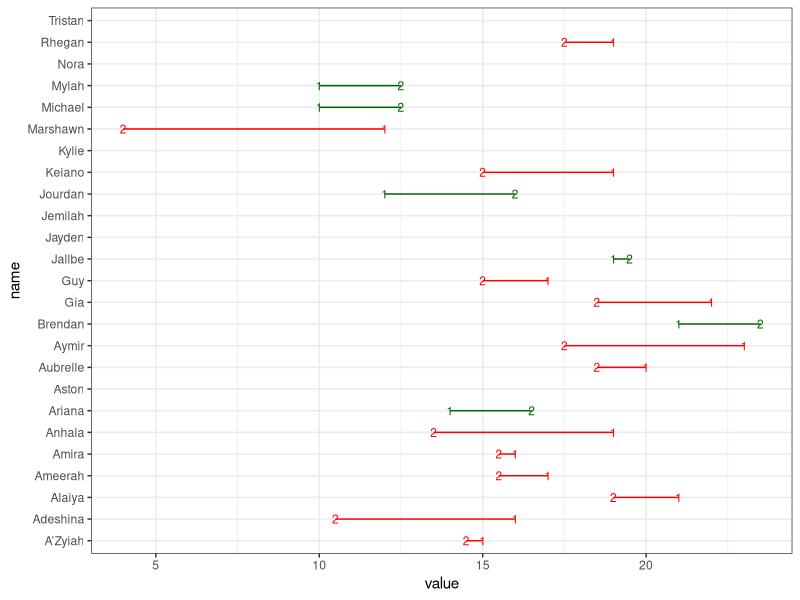

Source code (R):
## ---- chunk 1
library(tidyverse)
## ---- chunk 2
name <- c("Adeshina", "Brendan", "Jayden", "Kylie", "Nora", "Gia", "Aston", "Marshawn", "Jemilah", "Guy", "Alaiya", "Aymir", "Jourdan", "Anhala", "Ameerah", "Michael", "Jallbe", "A’Zyiah", "Amira", "Keiano", "Mylah", "Tristan", "Rhegan", "Ariana", "Aubrelle")

sex <- 
  c("M", "M", "M", "F", "F", "F", "M", "M", "F", "M", "F", "M", "F", "F", "F", "M", "M", "F", "F", "M", "F", "M", "F", "F", "F")

domain1assessment <- 
  c(16, 21, NA, NA, NA, 22, NA, 12, NA, 17, 21, 23, 12, 19, 17, 10, 19, 15, 16, 19, 10, 13, 19, 14, 20)

domain2assessment <- 
  c(10.5, 23.5, 10, 15.5, NA, 18.5, 20, 4, 16.5, 15, 19, 17.5, 16, 13.5, 15.5, 12.5, 19.5, 14.5, 15.5, 15, 12.5, NA, 17.5, 16.5, 18.5)

d <- tibble(name = name, 
            sex = sex, 
            domain1assessment = domain1assessment,
            domain2assessment = domain2assessment)

d <- d |>
  pivot_longer(cols = starts_with("domain"),
               names_to = "score")
## ---- chunk 3
d |>
  group_by(name) |>
  mutate(color_flag = ifelse(value[2] > value[1], "darkgreen", "red"),
         order = row_number()) |>
  ungroup() |>
  ggplot(aes(x = value, y = name, group = name, color = color_flag)) +
  geom_line() +
  geom_text(aes(label = order), size = 3) +
  scale_color_identity() +
  theme_bw()
